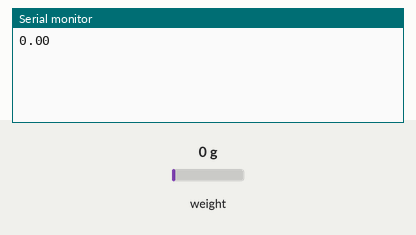
This sketch was run on a simulated Arduino Uno, built with avr-gcc and run on an emulated ATmega328P. Shown: the last lines printed to the serial monitor. Inputs (shaded band) come from the test bench; at power-on: weight on the scale 0 g.

Above: at 2.2 s.
2.3 s: weight on the scale set to 100 g
At 2.9 s:
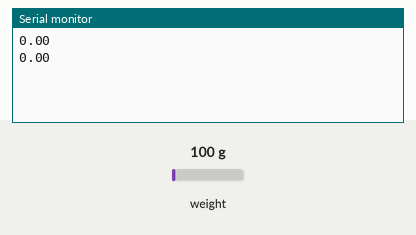
3.8 s: weight on the scale set to 1250 g
At 4.3 s:
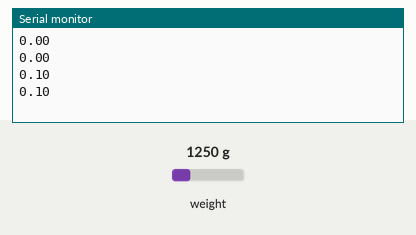
Timing chart, 0 to 6.8 s (numbered marks = the images above; inputs shaded):
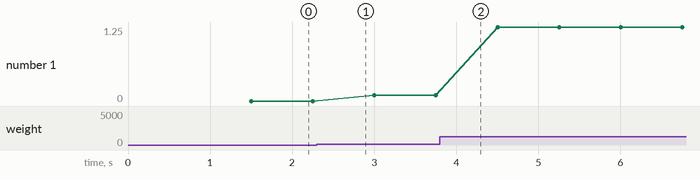

Measured:
- plotted number 1: 0 → 0.1 after the input at 2.3 s, 0.1 → 1.25 after the input at 3.8 s

The sketch:

calibrated_scale_test.ino
```cpp
//
//    FILE: HX_plotter.ino
//  AUTHOR: Rob Tillaart
// PURPOSE: HX711 demo
//     URL: https://github.com/RobTillaart/HX711


#include "HX711.h"

HX711 scale;

//  adjust pins if needed
uint8_t dataPin = 19;
uint8_t clockPin = 18;

float f;


void setup()
{
  Serial.begin(115200);
  //  Serial.println();
  //  Serial.println(__FILE__);
  //  Serial.print("HX711_LIB_VERSION: ");
  //  Serial.println(HX711_LIB_VERSION);
  //  Serial.println();

  scale.begin(dataPin, clockPin);

  //  TODO find a nice solution for this calibration..
  //  load cell factor 20 KG
  //  scale.set_scale(127.15);
  //  load cell factor 5 KG
  scale.set_offset(218602);
  scale.set_scale(17465.935547);       // TODO you need to calibrate this yourself.
  //  reset the scale to zero = 0
  scale.tare();
}


void loop()
{
  //  continuous scale 4x per second
  f = scale.get_units(5);
  Serial.println(f);
  delay(250);
}


//  -- END OF FILE --
```
